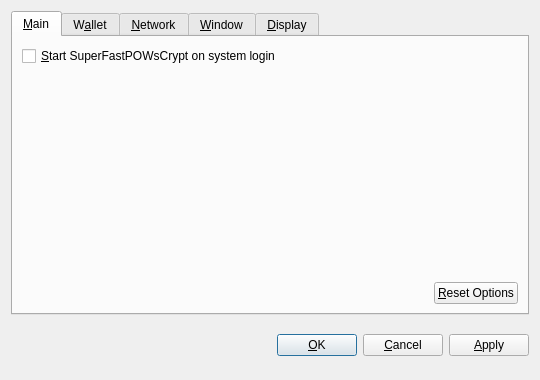
<?xml version="1.0" encoding="UTF-8"?>
<ui version="4.0">
 <class>OptionsDialog</class>
 <widget class="QDialog" name="OptionsDialog">
  <property name="geometry">
   <rect>
    <x>0</x>
    <y>0</y>
    <width>540</width>
    <height>380</height>
   </rect>
  </property>
  <property name="windowTitle">
   <string>Options</string>
  </property>
  <property name="modal">
   <bool>true</bool>
  </property>
  <layout class="QVBoxLayout" name="verticalLayout">
   <item>
    <widget class="QTabWidget" name="tabWidget">
     <property name="tabPosition">
      <enum>QTabWidget::North</enum>
     </property>
     <property name="currentIndex">
      <number>0</number>
     </property>
     <widget class="QWidget" name="tabMain">
      <attribute name="title">
       <string>&amp;Main</string>
      </attribute>
      <layout class="QVBoxLayout" name="verticalLayout_Main">
       <item>
        <widget class="QCheckBox" name="bitcoinAtStartup">
         <property name="toolTip">
          <string>Automatically start SuperFastPOWsCrypt after logging in to the system.</string>
         </property>
         <property name="text">
          <string>&amp;Start SuperFastPOWsCrypt on system login</string>
         </property>
        </widget>
       </item>
       <item>
        <spacer name="verticalSpacer_Main">
         <property name="orientation">
          <enum>Qt::Vertical</enum>
         </property>
         <property name="sizeHint" stdset="0">
          <size>
           <width>20</width>
           <height>40</height>
          </size>
         </property>
        </spacer>
       </item>
       <item>
        <layout class="QHBoxLayout" name="horizontalLayout_2_Main">
         <item>
          <spacer name="horizontalSpacer_2_Main">
           <property name="orientation">
            <enum>Qt::Horizontal</enum>
           </property>
           <property name="sizeHint" stdset="0">
            <size>
             <width>40</width>
             <height>20</height>
            </size>
           </property>
          </spacer>
         </item>
         <item>
          <widget class="QPushButton" name="resetButton">
           <property name="toolTip">
            <string>Reset all client options to default.</string>
           </property>
           <property name="text">
            <string>&amp;Reset Options</string>
           </property>
           <property name="autoDefault">
            <bool>false</bool>
           </property>
          </widget>
         </item>
        </layout>
       </item>
      </layout>
     </widget>
     <widget class="QWidget" name="tabWallet">
      <attribute name="title">
       <string>W&amp;allet</string>
      </attribute>
      <layout class="QVBoxLayout" name="verticalLayout_Network">
       <item>
        <widget class="QLabel" name="transactionFeeInfoLabel">
         <property name="text">
          <string>Optional transaction fee per kB that helps make sure your transactions are processed quickly. Most transactions are 1 kB.</string>
         </property>
         <property name="textFormat">
          <enum>Qt::PlainText</enum>
         </property>
         <property name="wordWrap">
          <bool>true</bool>
         </property>
        </widget>
       </item>
       <item>
        <layout class="QHBoxLayout" name="horizontalLayout_1_Main">
         <item>
          <widget class="QLabel" name="transactionFeeLabel">
           <property name="text">
            <string>Pay transaction &amp;fee</string>
           </property>
           <property name="textFormat">
            <enum>Qt::PlainText</enum>
           </property>
           <property name="buddy">
            <cstring>transactionFee</cstring>
           </property>
          </widget>
         </item>
         <item>
          <widget class="BitcoinAmountField" name="transactionFee"/>
         </item>
         <item>
          <spacer name="horizontalSpacer_1_Main">
           <property name="orientation">
            <enum>Qt::Horizontal</enum>
           </property>
           <property name="sizeHint" stdset="0">
            <size>
             <width>40</width>
             <height>20</height>
            </size>
           </property>
          </spacer>
         </item>
        </layout>
       </item>
       <item>
        <widget class="QLabel" name="label">
         <property name="text">
          <string>If you disable the spending of unconfirmed change, the change from a transaction cannot be used until that transaction has at least one confirmation. This also affects how your balance is computed.</string>
         </property>
         <property name="wordWrap">
          <bool>true</bool>
         </property>
        </widget>
       </item>
       <item>
        <widget class="QCheckBox" name="spendZeroConfChange">
         <property name="text">
          <string>Spend unconfirmed change  (experts only)</string>
         </property>
        </widget>
       </item>
       <item>
        <spacer name="verticalSpacer">
         <property name="orientation">
          <enum>Qt::Vertical</enum>
         </property>
         <property name="sizeHint" stdset="0">
          <size>
           <width>20</width>
           <height>40</height>
          </size>
         </property>
        </spacer>
       </item>
      </layout>
     </widget>
     <widget class="QWidget" name="tabNetwork">
      <attribute name="title">
       <string>&amp;Network</string>
      </attribute>
      <layout class="QVBoxLayout" name="verticalLayout_Network">
       <item>
        <widget class="QCheckBox" name="mapPortUpnp">
         <property name="toolTip">
          <string>Automatically open the SuperFastPOWsCrypt client port on the router. This only works when your router supports UPnP and it is enabled.</string>
         </property>
         <property name="text">
          <string>Map port using &amp;UPnP</string>
         </property>
        </widget>
       </item>
       <item>
        <widget class="QCheckBox" name="connectSocks">
         <property name="toolTip">
          <string>Connect to the SuperFastPOWsCrypt network through a SOCKS proxy (e.g. when connecting through Tor).</string>
         </property>
         <property name="text">
          <string>&amp;Connect through SOCKS proxy:</string>
         </property>
        </widget>
       </item>
       <item>
        <layout class="QHBoxLayout" name="horizontalLayout_Network">
         <item>
          <widget class="QLabel" name="proxyIpLabel">
           <property name="text">
            <string>Proxy &amp;IP:</string>
           </property>
           <property name="textFormat">
            <enum>Qt::PlainText</enum>
           </property>
           <property name="buddy">
            <cstring>proxyIp</cstring>
           </property>
          </widget>
         </item>
         <item>
          <widget class="QValidatedLineEdit" name="proxyIp">
           <property name="maximumSize">
            <size>
             <width>140</width>
             <height>16777215</height>
            </size>
           </property>
           <property name="toolTip">
            <string>IP address of the proxy (e.g. 127.0.0.1)</string>
           </property>
          </widget>
         </item>
         <item>
          <widget class="QLabel" name="proxyPortLabel">
           <property name="text">
            <string>&amp;Port:</string>
           </property>
           <property name="textFormat">
            <enum>Qt::PlainText</enum>
           </property>
           <property name="buddy">
            <cstring>proxyPort</cstring>
           </property>
          </widget>
         </item>
         <item>
          <widget class="QLineEdit" name="proxyPort">
           <property name="maximumSize">
            <size>
             <width>55</width>
             <height>16777215</height>
            </size>
           </property>
           <property name="toolTip">
            <string>Port of the proxy (e.g. 9050)</string>
           </property>
          </widget>
         </item>
         <item>
          <widget class="QLabel" name="socksVersionLabel">
           <property name="text">
            <string>SOCKS &amp;Version:</string>
           </property>
           <property name="textFormat">
            <enum>Qt::PlainText</enum>
           </property>
           <property name="buddy">
            <cstring>socksVersion</cstring>
           </property>
          </widget>
         </item>
         <item>
          <widget class="QValueComboBox" name="socksVersion">
           <property name="toolTip">
            <string>SOCKS version of the proxy (e.g. 5)</string>
           </property>
          </widget>
         </item>
         <item>
          <spacer name="horizontalSpacer_Network">
           <property name="orientation">
            <enum>Qt::Horizontal</enum>
           </property>
           <property name="sizeHint" stdset="0">
            <size>
             <width>40</width>
             <height>20</height>
            </size>
           </property>
          </spacer>
         </item>
        </layout>
       </item>
       <item>
        <spacer name="verticalSpacer_Network">
         <property name="orientation">
          <enum>Qt::Vertical</enum>
         </property>
         <property name="sizeHint" stdset="0">
          <size>
           <width>20</width>
           <height>40</height>
          </size>
         </property>
        </spacer>
       </item>
      </layout>
     </widget>
     <widget class="QWidget" name="tabWindow">
      <attribute name="title">
       <string>&amp;Window</string>
      </attribute>
      <layout class="QVBoxLayout" name="verticalLayout_Window">
       <item>
        <widget class="QCheckBox" name="minimizeToTray">
         <property name="toolTip">
          <string>Show only a tray icon after minimizing the window.</string>
         </property>
         <property name="text">
          <string>&amp;Minimize to the tray instead of the taskbar</string>
         </property>
        </widget>
       </item>
       <item>
        <widget class="QCheckBox" name="minimizeOnClose">
         <property name="toolTip">
          <string>Minimize instead of exit the application when the window is closed. When this option is enabled, the application will be closed only after selecting Quit in the menu.</string>
         </property>
         <property name="text">
          <string>M&amp;inimize on close</string>
         </property>
        </widget>
       </item>
       <item>
        <spacer name="verticalSpacer_Window">
         <property name="orientation">
          <enum>Qt::Vertical</enum>
         </property>
         <property name="sizeHint" stdset="0">
          <size>
           <width>20</width>
           <height>40</height>
          </size>
         </property>
        </spacer>
       </item>
      </layout>
     </widget>
     <widget class="QWidget" name="tabDisplay">
      <attribute name="title">
       <string>&amp;Display</string>
      </attribute>
      <layout class="QVBoxLayout" name="verticalLayout_Display">
       <item>
        <layout class="QHBoxLayout" name="horizontalLayout_1_Display">
         <item>
          <widget class="QLabel" name="langLabel">
           <property name="text">
            <string>User Interface &amp;language:</string>
           </property>
           <property name="textFormat">
            <enum>Qt::PlainText</enum>
           </property>
           <property name="buddy">
            <cstring>lang</cstring>
           </property>
          </widget>
         </item>
         <item>
          <widget class="QValueComboBox" name="lang">
           <property name="toolTip">
            <string>The user interface language can be set here. This setting will take effect after restarting SuperFastPOWsCrypt.</string>
           </property>
          </widget>
         </item>
        </layout>
       </item>
       <item>
        <layout class="QHBoxLayout" name="horizontalLayout_2_Display">
         <item>
          <widget class="QLabel" name="unitLabel">
           <property name="text">
            <string>&amp;Unit to show amounts in:</string>
           </property>
           <property name="textFormat">
            <enum>Qt::PlainText</enum>
           </property>
           <property name="buddy">
            <cstring>unit</cstring>
           </property>
          </widget>
         </item>
         <item>
          <widget class="QValueComboBox" name="unit">
           <property name="toolTip">
            <string>Choose the default subdivision unit to show in the interface and when sending coins.</string>
           </property>
          </widget>
         </item>
        </layout>
       </item>
       <item>
        <widget class="QCheckBox" name="displayAddresses">
         <property name="toolTip">
          <string>Whether to show SuperFastPOWsCrypt addresses in the transaction list or not.</string>
         </property>
         <property name="text">
          <string>&amp;Display addresses in transaction list</string>
         </property>
        </widget>
       </item>
       <item>
        <widget class="QCheckBox" name="coinControlFeatures">
         <property name="toolTip">
          <string>Whether to show coin control features or not.</string>
         </property>
         <property name="text">
          <string>Display coin &amp;control features (experts only!)</string>
         </property>
        </widget>
       </item>
       <item>
        <spacer name="verticalSpacer_Display">
         <property name="orientation">
          <enum>Qt::Vertical</enum>
         </property>
         <property name="sizeHint" stdset="0">
          <size>
           <width>20</width>
           <height>40</height>
          </size>
         </property>
        </spacer>
       </item>
      </layout>
     </widget>
    </widget>
   </item>
   <item>
    <layout class="QHBoxLayout" name="horizontalLayout_Buttons">
     <item>
      <spacer name="horizontalSpacer_1">
       <property name="orientation">
        <enum>Qt::Horizontal</enum>
       </property>
       <property name="sizeHint" stdset="0">
        <size>
         <width>40</width>
         <height>48</height>
        </size>
       </property>
      </spacer>
     </item>
     <item>
      <widget class="QLabel" name="statusLabel">
       <property name="font">
        <font>
         <weight>75</weight>
         <bold>true</bold>
        </font>
       </property>
       <property name="text">
        <string/>
       </property>
       <property name="textFormat">
        <enum>Qt::PlainText</enum>
       </property>
       <property name="wordWrap">
        <bool>true</bool>
       </property>
      </widget>
     </item>
     <item>
      <spacer name="horizontalSpacer_2">
       <property name="orientation">
        <enum>Qt::Horizontal</enum>
       </property>
       <property name="sizeHint" stdset="0">
        <size>
         <width>40</width>
         <height>48</height>
        </size>
       </property>
      </spacer>
     </item>
     <item>
      <widget class="QPushButton" name="okButton">
       <property name="text">
        <string>&amp;OK</string>
       </property>
      </widget>
     </item>
     <item>
      <widget class="QPushButton" name="cancelButton">
       <property name="text">
        <string>&amp;Cancel</string>
       </property>
       <property name="autoDefault">
        <bool>false</bool>
       </property>
      </widget>
     </item>
     <item>
      <widget class="QPushButton" name="applyButton">
       <property name="text">
        <string>&amp;Apply</string>
       </property>
       <property name="autoDefault">
        <bool>false</bool>
       </property>
      </widget>
     </item>
    </layout>
   </item>
  </layout>
 </widget>
 <customwidgets>
  <customwidget>
   <class>BitcoinAmountField</class>
   <extends>QSpinBox</extends>
   <header>bitcoinamountfield.h</header>
  </customwidget>
  <customwidget>
   <class>QValueComboBox</class>
   <extends>QComboBox</extends>
   <header>qvaluecombobox.h</header>
  </customwidget>
  <customwidget>
   <class>QValidatedLineEdit</class>
   <extends>QLineEdit</extends>
   <header>qvalidatedlineedit.h</header>
  </customwidget>
 </customwidgets>
 <resources/>
 <connections/>
</ui>
